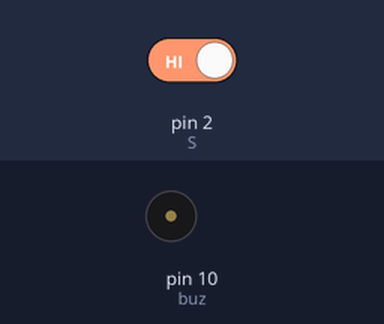
A sketch run on a simulated Arduino Uno, built with avr-gcc and run on an emulated ATmega328P. Shown: buzzer (waves = sounding). Inputs (shaded band) come from the test bench; at power-on: pin 2 (S) HIGH.

Above: at 1.2 s.
1.3 s: pin 2 (S) driven LOW
At 2.3 s:
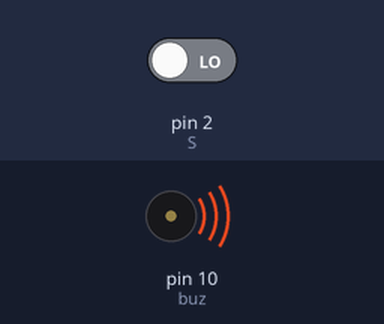
2.8 s: pin 2 (S) driven HIGH
At 4.2 s:
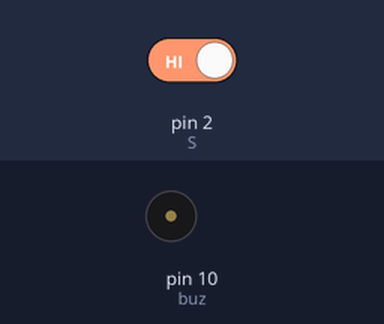
Timing chart, 0 to 5.8 s (numbered marks = the images above; inputs shaded):
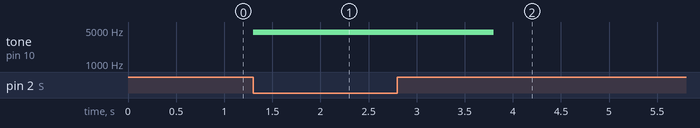

The sketch:

PRUEBA_BUZZER.ino
```cpp
const int buz = 10;
int S = 2;
void setup() {
  pinMode(buz, OUTPUT);
  pinMode(S, INPUT);

}

void loop() {
  int sv = digitalRead(S);

  if (sv == 0) {

    tone(buz, 4500);
    delay(2500);
    tone(buz, 2000);


  } else {
    noTone(buz);
  }

}
```

Measured:
- after the input at 1.3 s, tone on pin 10 (buz): silent → 4500 Hz at once
- after the input at 2.8 s, tone on pin 10 (buz): 4500 Hz → silent after 1.0 s
